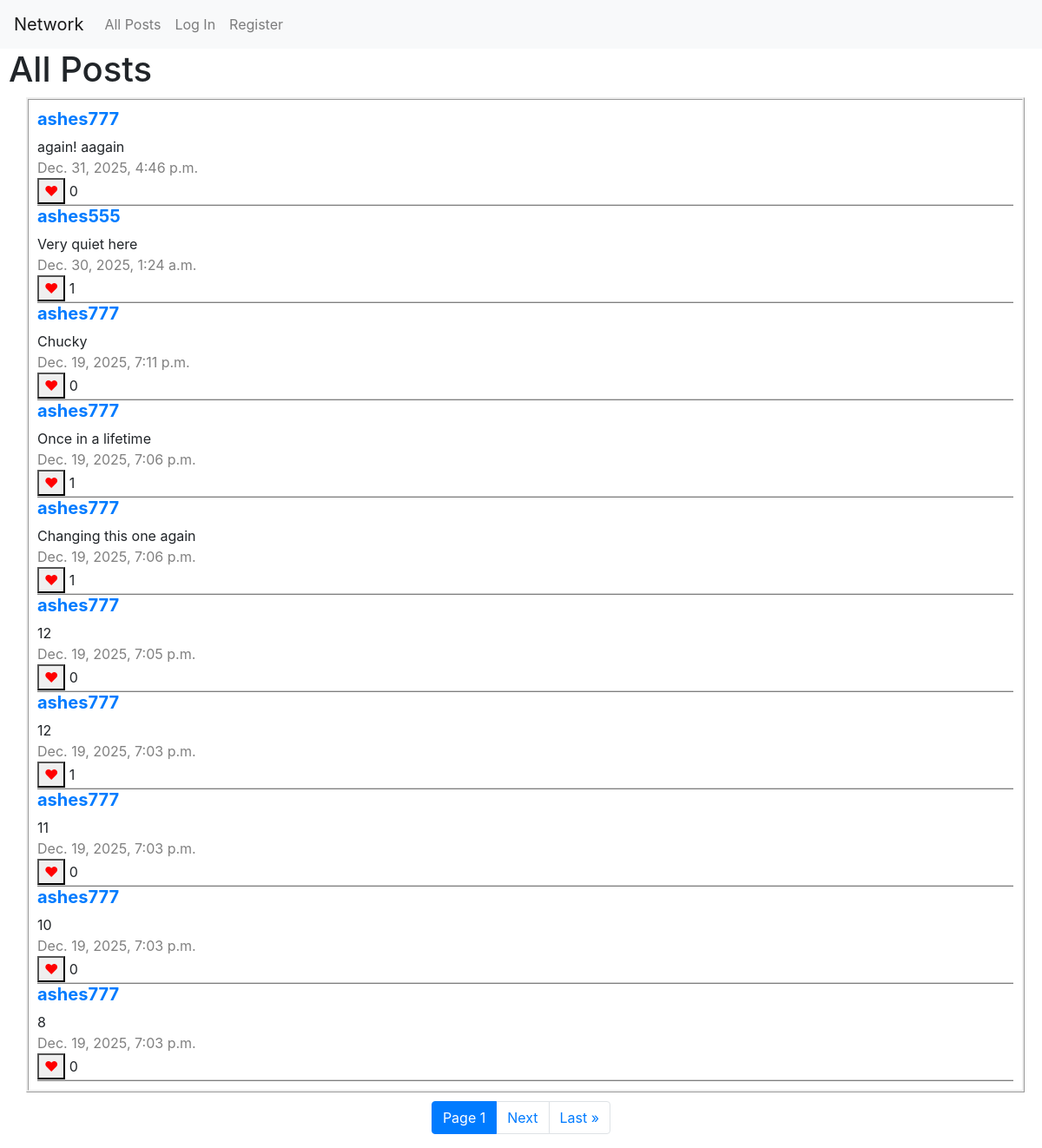
The page / on the database its author committed.
### network/models.py (models this page shows)
class Post(models.Model):
    user = models.ForeignKey(User, on_delete=models.CASCADE, null=True)
    post = models.CharField()
    likes = models.IntegerField(default = 0)
    liked_by = models.ManyToManyField(User, symmetrical = False, blank = True, null = True, related_name = "liked_posts")
    date_time = models.DateTimeField()

class User(AbstractUser):
    num_followers = models.IntegerField(default = 0)
    num_following = models.IntegerField(default = 0)
    followers = models.ManyToManyField('self', symmetrical = False, blank = True, related_name ="following")

### network/views.py (the view)
# urls.py: path("", views.index, name="index"),
def index(request):
    if request.method =="POST":
        form = newPost(request.POST)
        posts = Post.objects.all().order_by('-date_time')
        page_obj = pages(request, posts, 10)
        if form.is_valid():
            post = form.cleaned_data["newpost"]
            user= request.user
            date_time = datetime.now()
            new_post = Post(user= request.user, post= post, likes= 0, date_time = date_time)
            new_post.save()
            return render(request, "network/index.html",{
                "form":newPost(),
                "page_obj": page_obj
            })
        else:
            return render(request, "network/index.html", {
                "message": "Invalid submission. Try again.",
                "form": newPost(),
                "page_obj": page_obj
            })
    else:
        posts = Post.objects.all().order_by('-date_time')
        page_obj = pages(request, posts, 10)
        return render(request, "network/index.html",{
                "form": newPost(),
                "page_obj": page_obj,
            })

### network/views.py (called while the page is built)
def pages(request, posts, number):
        paginator = Paginator(posts, number)
        page_number = request.GET.get('page')
        page_obj = paginator.get_page(page_number)
        return page_obj

### network/templates/network/index.html (shortened to what this page needs)
{% extends "network/layout.html" %}
{% block body %}
    <h1 style="margin-left: 10px;">All Posts</h1>
    <div class="allposts">
        {% for post in page_obj %}
            <div class="singlepost" id = {{post.id}}>
                <h5><a href="{% url 'profile' post.user.username %}" id = "username">{{post.user.username}}</a></h5>
                <div class ="postcontents">{{post.post}}</div>
                <div class = "date_time" >{{post.date_time}}</div>
                <div class="likes_button_total">
                    <button class ="likes" data-id = {{post.id}}><span style="color:red;"> &hearts;</span></button> <span class="likescount">{{post.likes}}</span>
                </div>
            </div>
        {% endfor %}
    </div>
    <nav aria-label = "Page navigation" >
        <ul class="pagination" style="margin-top: 10px; justify-content:center;">
        <li class="page-item active" >
            <a class="page-link">Page {{page_obj.number}}</a>
        </li>
        {% if page_obj.has_next %}
              <li class="page-item"><a class="page-link" href="?page={{page_obj.next_page_number}}">Next</a></li>
              <li class="page-item"><a class="page-link" href="?page={{page_obj.paginator.num_pages}}">Last &raquo;</a></li>
        {% endif %}
        </ul>
    </nav>
{% endblock %}

### network/templates/network/layout.html (shortened to what this page needs)
{% load static %}
<!DOCTYPE html>
<html lang="en">
    <head>
        <link rel="stylesheet" href="https://stackpath.bootstrapcdn.com/bootstrap/4.4.1/css/bootstrap.min.css">
        <link href="{% static 'network/styles.css' %}" rel="stylesheet">
    </head>
    <body>
        <nav class="navbar navbar-expand-lg navbar-light bg-light">
            <a class="navbar-brand" href="#">Network</a>
            <div>
              <ul class="navbar-nav mr-auto">
                <li class="nav-item">
                  <a class="nav-link" href="{% url 'index' %}">All Posts</a>
                </li>
                {% if user.is_authenticated %}
                    <li class="nav-item">
                        <a class="nav-link" href="{% url 'following' user.id %}">Following</a>
                    </li>
                    <li class="nav-item">
                        <a class="nav-link" href="{% url 'logout' %}">Log Out</a>
                    </li>
                {% else %}
                    <li class="nav-item">
                        <a class="nav-link" href="{% url 'login' %}">Log In</a>
                    </li>
                    <li class="nav-item">
                        <a class="nav-link" href="{% url 'register' %}">Register</a>
                    </li>
                {% endif %}
              </ul>
            </div>
          </nav>
        <div class="body">
            {% block body %}
            {% endblock %}
        </div>
    </body>
</html>

### network/static/network/styles.css (style rules this page uses)
.newpost, .allposts { margin-left: 30px; border-style: ridge; padding: 10px; margin-right: 20px; }
.singlepost { display: flex; flex-direction: column; border-bottom: 2px ridge #d3d3d3; }
.date_time { color:gray; }
#username { font-weight: bold; }

### rows shown on the page
Post: user.username "ashes777", post "again! aagain", date_time "Dec. 31, 2025, 4:46 p.m.", likes "0"
Post: user.username "ashes555", post "Very quiet here", date_time "Dec. 30, 2025, 1:24 a.m.", likes "1"
Post: user.username "ashes777", post "Chucky", date_time "Dec. 19, 2025, 7:11 p.m.", likes "0"
Post: user.username "ashes777", post "Once in a lifetime", date_time "Dec. 19, 2025, 7:06 p.m.", likes "1"
Post: user.username "ashes777", post "Changing this one again", date_time "Dec. 19, 2025, 7:06 p.m.", likes "1"
Post: user.username "ashes777", post "12", date_time "Dec. 19, 2025, 7:05 p.m.", likes "0"
Post: user.username "ashes777", post "12", date_time "Dec. 19, 2025, 7:03 p.m.", likes "1"
Post: user.username "ashes777", post "11", date_time "Dec. 19, 2025, 7:03 p.m.", likes "0"
Post: user.username "ashes777", post "10", date_time "Dec. 19, 2025, 7:03 p.m.", likes "0"
Post: user.username "ashes777", post "8", date_time "Dec. 19, 2025, 7:03 p.m.", likes "0"

### other values the page prints
{{ page_obj.number }} "1"
